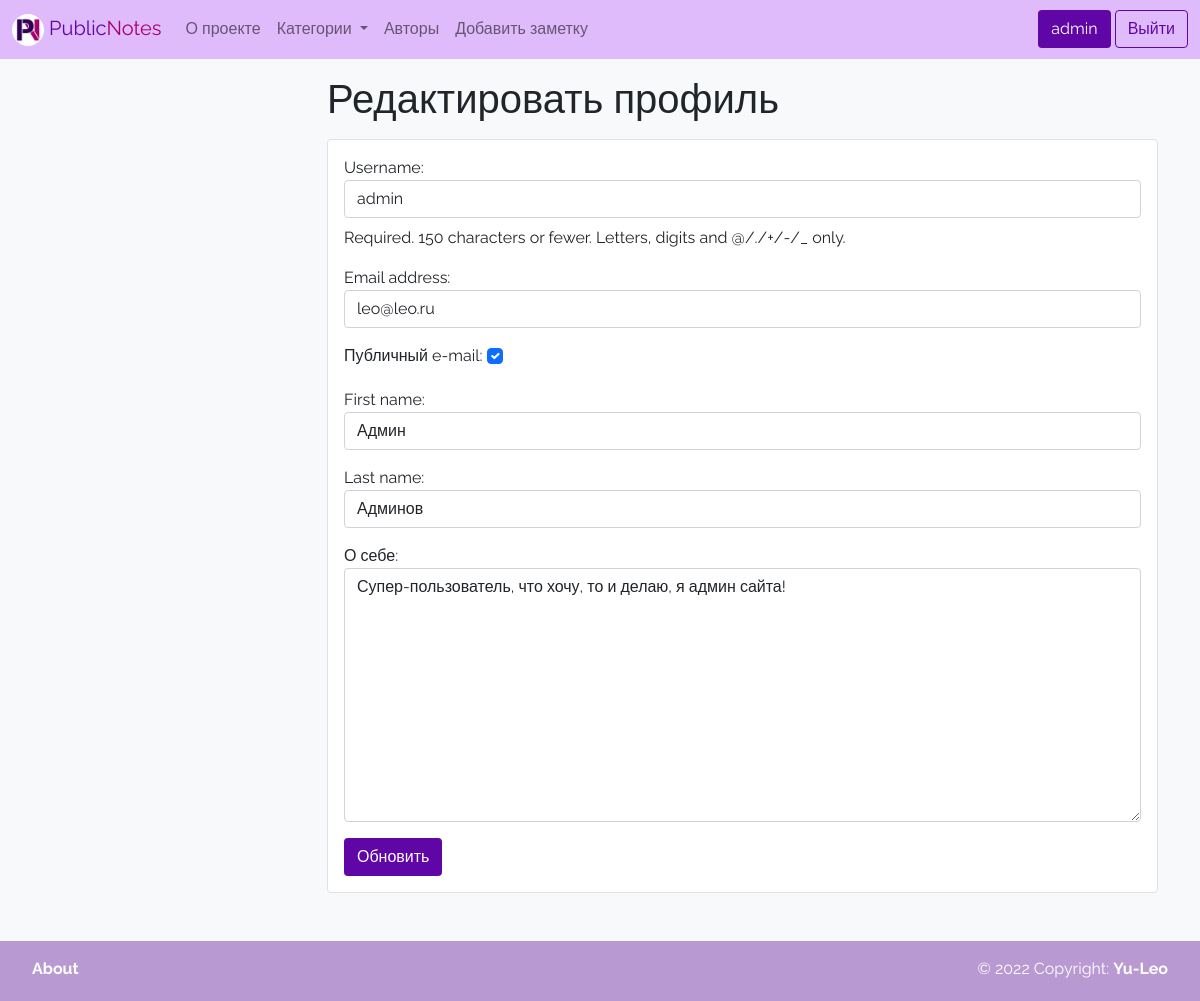
/edit_profile (signed in), run on an earlier commit of the app's database.
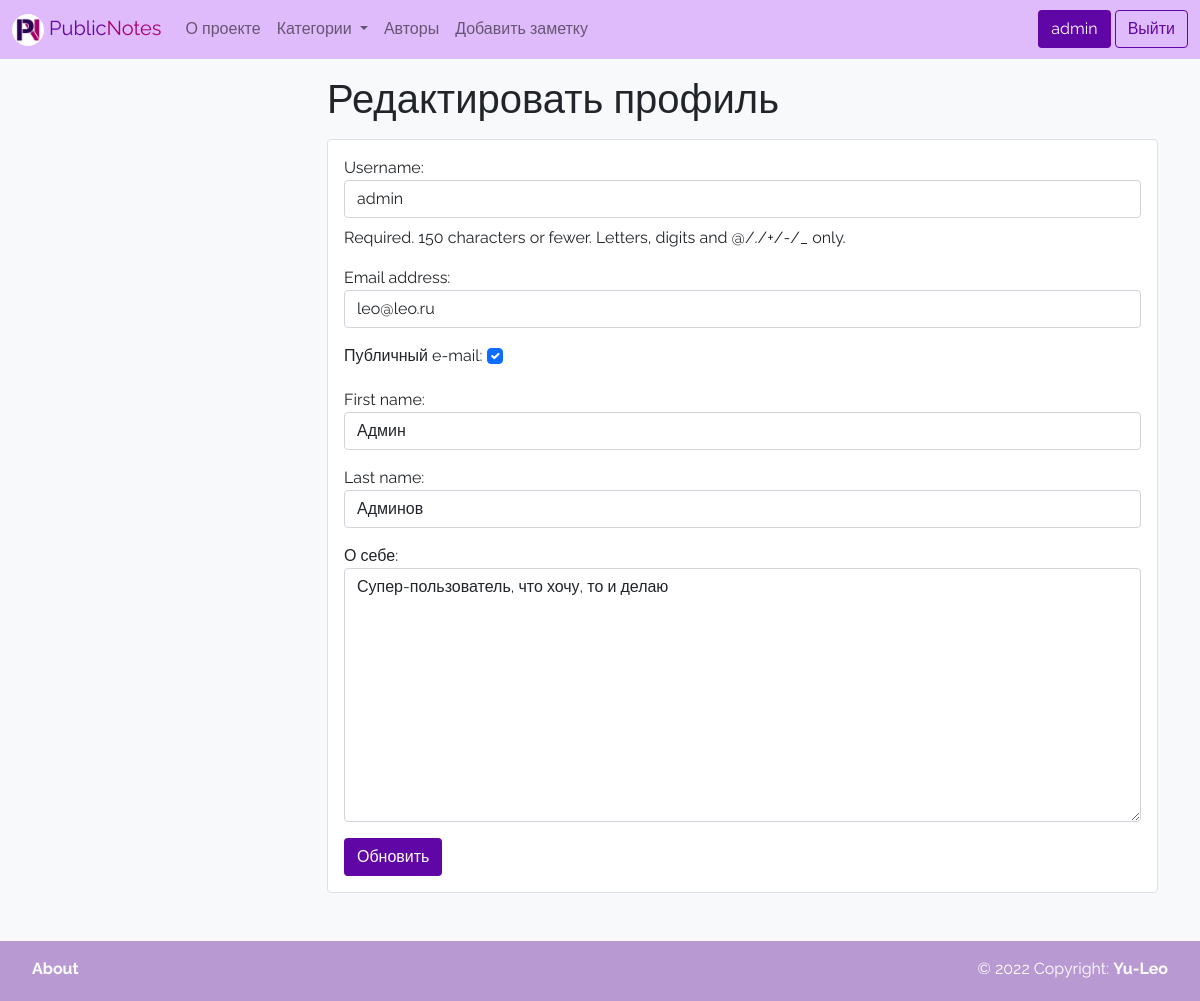
And on a later commit of the database.
### wall/models.py (models this page shows)
class User(AbstractUser):
    photo = models.ImageField(upload_to='photos/%Y/%m/%d/', verbose_name='Аватарка', blank=True)
    rating = models.IntegerField(verbose_name='Рейтинг', default=0)
    bio = models.TextField(verbose_name='О себе', blank=True)
    show_email = models.BooleanField(verbose_name='Публичный e-mail', default=False)
    def get_absolute_url(self):
        return reverse('author', kwargs={"pk": self.pk})

### wall/views.py (the view)
# urls.py: path('edit_profile', edit_profile, name='edit_profile'),
@login_required(login_url=reverse_lazy('login'))
def edit_profile(request):
    if request.method == 'POST':
        user_form = UpdateProfile(request.POST, instance=request.user)
        if user_form.is_valid():
            user_form.save()
            return redirect(request.user)
    else:
        user_form = UpdateProfile(instance=request.user)
    return render(request, 'wall/edit_profile.html', {"user_form": user_form})

### wall/forms.py
class UpdateProfile(forms.ModelForm):
    class Meta:
        model = User
        fields = ['username', 'email', 'show_email', 'first_name', 'last_name', 'bio']
        widgets = {
            'username': forms.TextInput(attrs={"class": "form-control mb-2"}),
            'email': forms.EmailInput(attrs={"class": "form-control mb-2"}),
            'show_email': forms.CheckboxInput(attrs={"class": "form-check-input mb-2"}),
            'first_name': forms.TextInput(attrs={"class": "form-control mb-2"}),
            'last_name': forms.TextInput(attrs={"class": "form-control mb-2"}),
            'bio': forms.Textarea(attrs={"class": "form-control mb-2"}),
        }

### wall/templatetags/wall_tags.py (called while the page is built)
@register.simple_tag
def get_categories():
    return Category.objects.annotate(cnt=Count('note')).order_by('-cnt', 'title')

### wall/templates/wall/edit_profile.html (shortened to what this page needs)
{% extends 'base.html' %}
{% block content_title %}
<div class="hstack gap-3">
    <h1 class="mb-3">Редактировать профиль</h1>
</div>
{% endblock %}
{% block content %}
<form action="{% url 'edit_profile' %}" method="post">
    <div class="border border-purple border-1 rounded p-3 bg-white mb-5">
        {{ user_form.as_p }}
        <button type="submit" class="btn btn-purple btn-block">Обновить</button>
    </div>
</form>
{% endblock %}

### templates/inc/_navbar.html (shortened to what this page needs)
{% load wall_tags %}
{% load static %}
<nav class="navbar navbar-expand-lg navbar-light purple-navbar text-white">
    <div class="container-fluid">
        <a class="navbar-brand" href="{% url 'home' %}">
            <img src="{% static 'wall/img/logo.png' %}" alt="" width="32" height="32"
                 class="d-inline-block align-text-center rounded-circle">
            <span class="text-purple">Public</span><span class="text-pink">Notes</span>
        </a>
        <div class="collapse navbar-collapse" id="navbarNavDropdown">
            <ul class="navbar-nav">
                <li class="nav-item">
                    <a class="nav-link" href="{% url 'about' %}">О проекте</a>
                </li>
                <li class="nav-item dropdown">
                    <a class="nav-link dropdown-toggle" href="#" id="navbarDropdownMenuLink" role="button"
                       data-bs-toggle="dropdown" aria-expanded="false">
                        Категории
                    </a>
                </li>
                <li class="nav-item">
                    <a class="nav-link" href="{% url 'authors' %}">Авторы</a>
                </li>
                {% if request.user.is_authenticated %}
                <li class="nav-item">
                    <a class="nav-link" href="{% url 'add_note' %}">Добавить заметку</a>
                </li>
                {% endif %}
            </ul>
        </div>
        <div class="">
            {% if request.user.is_authenticated %}
            <a class="btn btn-purple" href="{{ request.user.get_absolute_url }}" role="button"
               aria-disabled="true">
                {{ request.user.username }}</a>
            <a class="btn btn-outline-purple" href="{% url 'logout' %}" role="button">Выйти</a>
            {% else %}
            <a class="btn btn-outline-purple" href="{% url 'registration' %}" role="button">Регистрация</a>
            <a class="btn btn-purple" href="{% url 'login' %}" role="button">Войти</a>
            {% endif %}
        </div>
    </div>
</nav>

What changed in the data, as far as the page shows it:
changed User "admin": bio "Супер-пользователь, что хочу, то и делаю, я админ сайта!" → "Супер-пользователь, что хочу, то и делаю"
